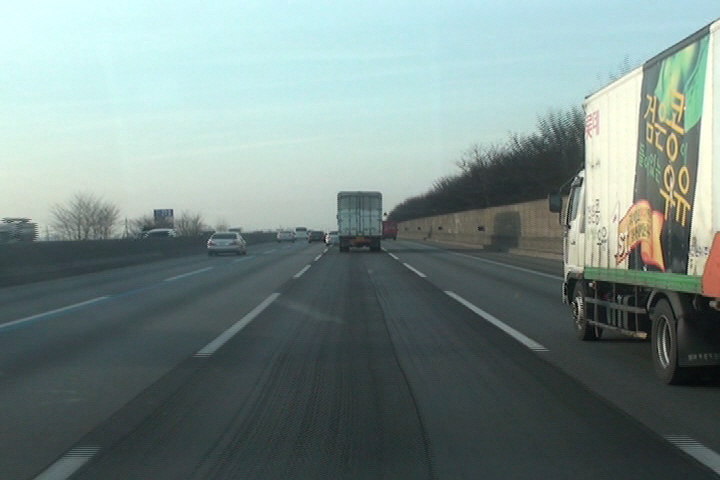
//> input picture img/9th_assignmnet/00001.jpg, 720 x 480 px
$ ./Assignment_9th_4   (built with g++ and OpenCV 4)
//> lines starting //> are read from the running program, lines starting //| are printed output that depends on the picture; after the words box and inside, x2 and y2 are one past the last pixel; in counts of white or black regions, pixels touching at a corner belong together
#include <opencv2/opencv.hpp>
#include <iostream>

using namespace cv;
using namespace std;

int main()
{
    Mat img = imread("/root/computer_vision/img/9th_assignmnet/00001.jpg");
//> img is the input picture: 480 rows x 720 cols, CV_8UC3; mean B, G, R 134.2, 137.3, 119.9
    if (img.empty()) {
        cerr << "[❌] 이미지 로딩 실패: 경로를 확인하세요." << endl;
        return -1;
    }

    Mat img2 = imread("/root/computer_vision/img/9th_assignmnet/Lane_Blue.png");
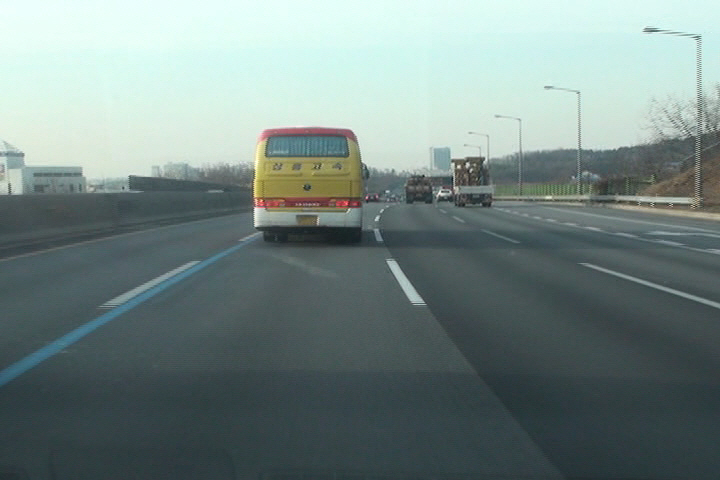
//> input picture img/9th_assignmnet/Lane_Blue.png, 720 x 480 px
//> img2 is the input picture: 480 rows x 720 cols, CV_8UC3; mean B, G, R 132.3, 134.9, 118.1
    if (img2.empty()) {
        cerr << "[❌] 이미지 로딩 실패: 경로를 확인하세요." << endl;
        return -1;
    }

    Mat img3 = imread("/root/computer_vision/img/9th_assignmnet/Lane_Yellow.png");
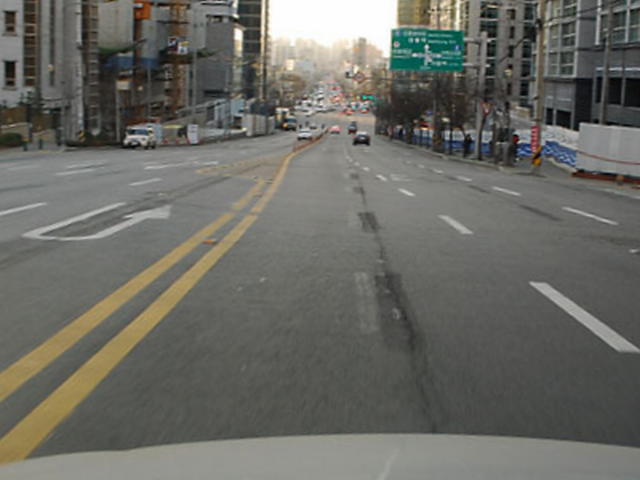
//> input picture img/9th_assignmnet/Lane_Yellow.png, 640 x 480 px
//> img3 is the input picture: 480 rows x 640 cols, CV_8UC3; mean B, G, R 100.1, 106.4, 106.3
    if (img3.empty()) {
        cerr << "[❌] 이미지 로딩 실패: 경로를 확인하세요." << endl;
        return -1;
    }

    Mat hsv;
    cvtColor(img, hsv, COLOR_BGR2HSV);
//> hsv: 480 rows x 720 cols, CV_8UC3; mean H, S, V 81.9, 42.5, 139.3

    Mat hsv2;
    cvtColor(img2, hsv2, COLOR_BGR2HSV);
//> hsv2: 480 rows x 720 cols, CV_8UC3; mean H, S, V 86, 44.4, 136.8

    Mat hsv3;
    cvtColor(img3, hsv3, COLOR_BGR2HSV);
//> hsv3: 480 rows x 640 cols, CV_8UC3; mean H, S, V 41.2, 22.9, 108.5


    // ------------------------------
    // 차선 색상 범위 설정 (Hue, Saturation, Value)
    // ------------------------------

    // 흰색 차선: 채도 낮고 밝은 값
    Mat white_mask;
    inRange(hsv, Scalar(0, 0, 100), Scalar(180, 150, 200), white_mask);
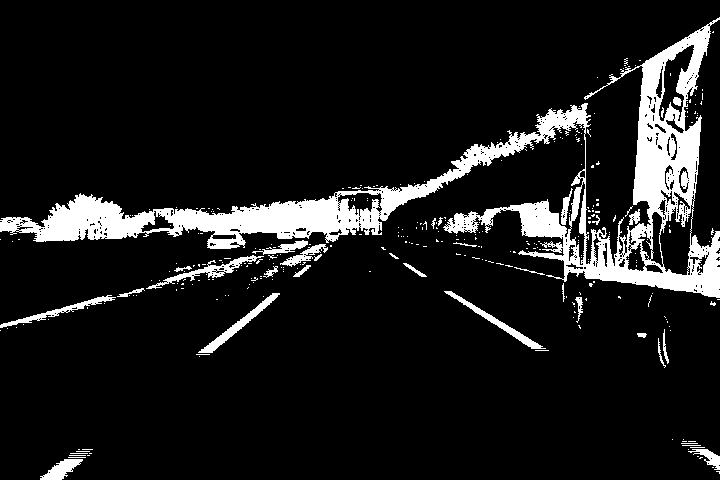
//> white_mask: 480 rows x 720 cols, CV_8UC1; 10.5% white; 313 white regions (283 under 20 px), largest, box (x1, y1, x2, y2) and area: (0, 17, 720, 298) 30213, (198, 293, 280, 353) 700, (146, 255, 264, 289) 684

    Mat blue_mask;
    inRange(hsv2,Scalar(95, 67, 111), Scalar(112, 151, 155), blue_mask);
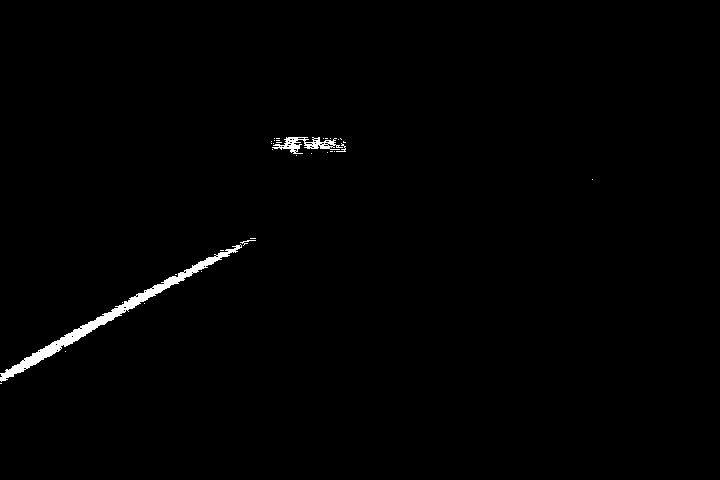
//> blue_mask: 480 rows x 720 cols, CV_8UC1; 0.83% white; 33 white regions (29 under 20 px), largest, box (x1, y1, x2, y2) and area: (0, 244, 242, 382) 2278, (272, 137, 343, 154) 482, (336, 143, 346, 152) 26, (240, 240, 256, 246) 26

    Mat yellow_mask;
    inRange(hsv3, Scalar(15, 100, 100), Scalar(40, 255, 255), yellow_mask);
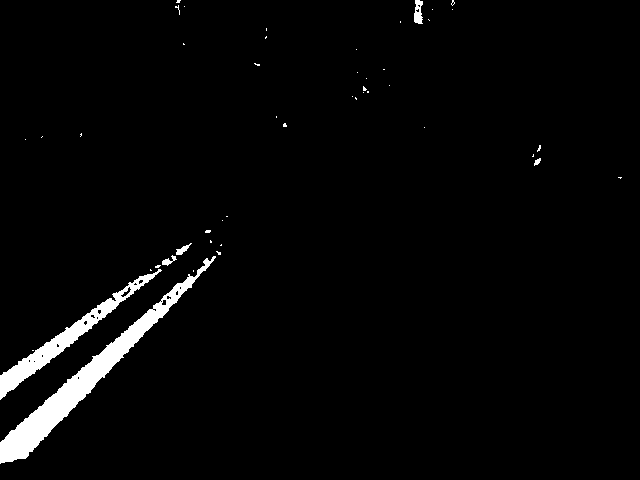
//> yellow_mask: 480 rows x 640 cols, CV_8UC1; 2.7% white; 47 white regions (41 under 20 px), largest, box (x1, y1, x2, y2) and area: (0, 256, 216, 464) 5254, (0, 269, 162, 400) 2586, (414, 0, 423, 24) 159, (176, 243, 192, 255) 77, (162, 255, 177, 266) 70, (534, 158, 541, 166) 32

    // // 노란색 차선
    // Mat yellow_mask;
    // inRange(hsv, Scalar(15, 80, 80), Scalar(35, 255, 255), yellow_mask);

    // // 파란색 차선 (일부 지역)
    // Mat blue_mask;
    // inRange(hsv, Scalar(100, 100, 100), Scalar(130, 255, 255), blue_mask);

    // // 세 마스크를 하나로 합침
    // Mat lane_mask = white_mask | yellow_mask | blue_mask;

    // // 차선만 추출
    // Mat result;
    // bitwise_and(img, img, result, white_mask);

    // 결과 시각화
    imshow("Original Image_white", img);
    imshow("Lane Mask", white_mask);

    imshow("Original Image_blue", img2);
    imshow("Lane Mask_2", blue_mask);

    imshow("Original Image_yellow", img3);
    imshow("Lane Mask_3", yellow_mask);
    // imshow("Lane Detection Result", result);

    waitKey(0);
    return 0;
}
